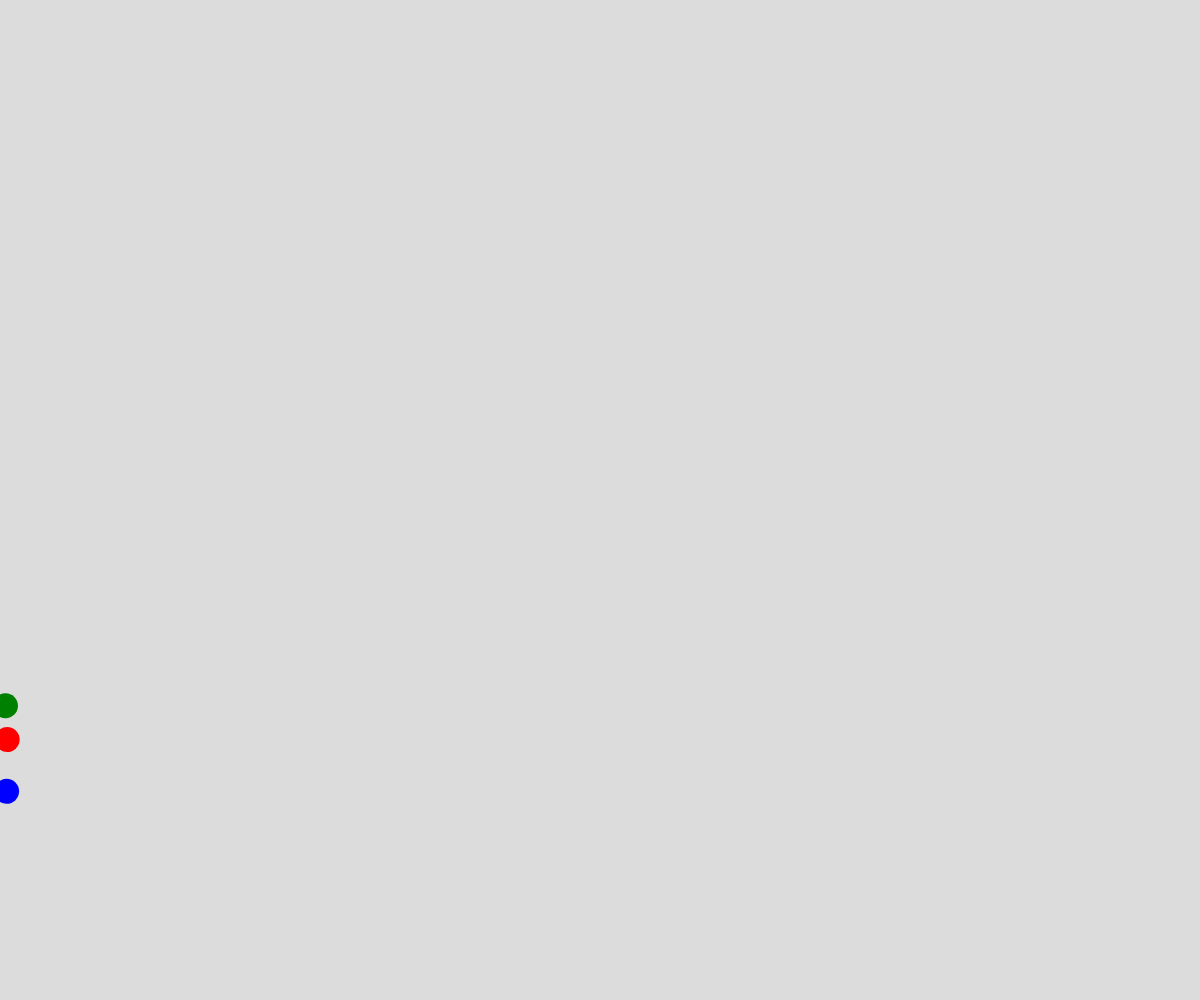
Frame 1 (no input)
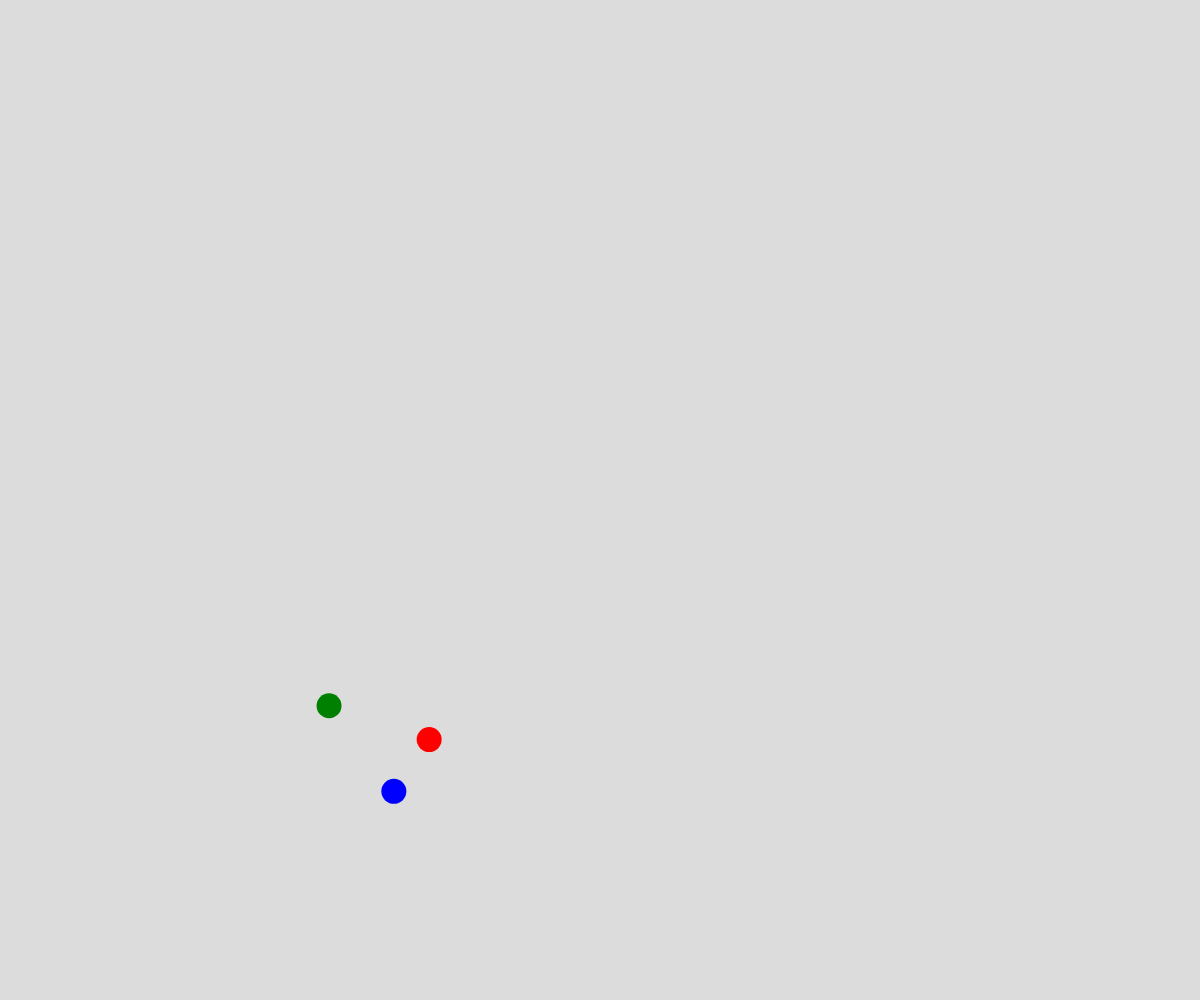
Frame 60 (no input)
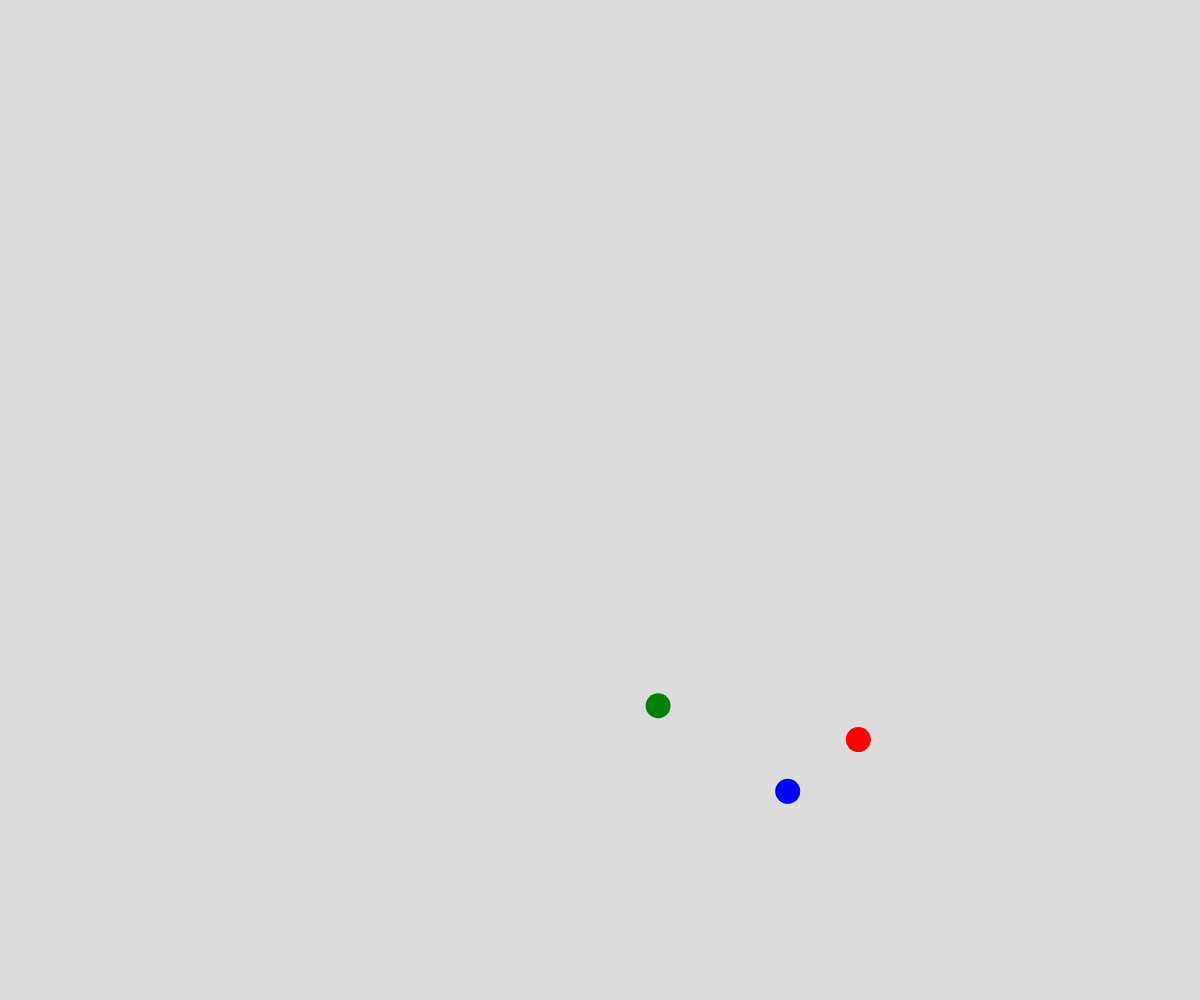
Frame 120 (the mouse pressed at the canvas centre since frame 60)

The p5.js sketch that drew these frames (run headless with seeded random() and noise() and a simulated clock; from frame 60 on, the mouse is pressed at the canvas centre):

// p5.js sketch
// ── sketch.js
// Round Racer Challenge
// Grace
// March 17
//

let racer1;
let racer2;
let racer3;
let scoreRed = 0;

function setup() {
  createCanvas(windowWidth, windowHeight);
  racer1 = new RoundRacer(random(20, height - 20), 'green');
  racer2 = new RoundRacer(random(20, height -20), 'red');
  racer3 = new RoundRacer(random(20, height -20), 'blue');
}

function draw() {
  background(220);
  racer1.move();
  racer1.display();
  racer2.move();
  racer2.display();
  racer3.move();
  racer3.display();
}

class RoundRacer{
  constructor(yPos, c){
    this.xPos = 0;
    this.yPos = yPos;
    this.xSpeed = random(3, 15);
    this.color = c;
  }

  display(){
    noStroke();
    fill(this.color);
    circle(this.xPos, this.yPos, 25);
  }


  move(){
    this.xPos += this.xSpeed;
    if(this.xPos > width){
      this.xPos = 0;
    }
  }



}
